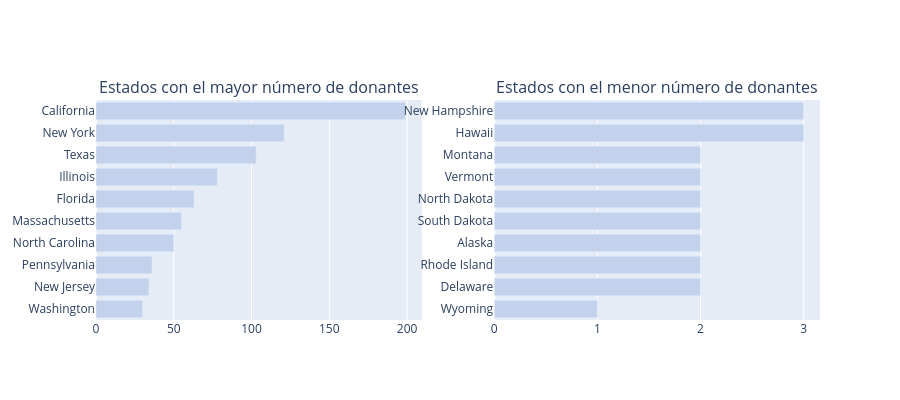

The notebook cell saved with this chart:
### Code cell
def bar_hor(df, col, title, color, w=None, h=None, lm=0, limit=100, return_trace=False, rev=False):
    cnt_srs = df[col].value_counts()
    yy = cnt_srs.head(limit).index[::-1] 
    xx = cnt_srs.head(limit).values[::-1] 
    if rev:
        yy = cnt_srs.tail(limit).index[::-1] 
        xx = cnt_srs.tail(limit).values[::-1] 
        
    
    trace = go.Bar(y=yy, x=xx, orientation='h', marker=dict(color=color))
    if return_trace:
        return trace 
    layout = dict(title=title, margin=dict(l=lm), width=w, height=h)
    data = [trace]
    fig = go.Figure(data=data, layout=layout)
    iplot(fig)

def bar_hor_noagg(x, y, title, color, w=None, h=None, lm=0, limit=100, rt=False):
    trace = go.Bar(y=x, x=y, orientation='h', marker=dict(color=color))
    if rt:
        return trace
    layout = dict(title=title, margin=dict(l=lm), width=w, height=h)
    data = [trace]
    fig = go.Figure(data=data, layout=layout)
    iplot(fig)


def bar_ver_noagg(x, y, title, color, w=None, h=None, lm=0, rt=False):
    trace = go.Bar(y=y, x=x, marker=dict(color=color))
    if rt:
        return trace
    layout = dict(title=title, margin=dict(l=lm), width=w, height=h)
    data = [trace]
    fig = go.Figure(data=data, layout=layout)
    iplot(fig)

    
trace1 = bar_hor(donors_df, 'Donor City', "Principales ciudades con el mayor número de donantes", '#c2d2ed', 500, 400, 200, limit=10, return_trace=True)
trace2 = bar_hor(donors_df, 'Donor State', "Principales estados con el mayor número de donantes", '#c2d2ed', 500, 400, 200, limit=10, return_trace=True)
trace4 = bar_hor(donors_df, 'Donor State', "Principales estados con el menor número de donantes", '#c2d2ed', 600, 400, 200, limit=10, return_trace=True, rev=True)


fig = tools.make_subplots(
    rows=1,
    cols=2,
    print_grid=False,
    subplot_titles=[
        'Estados con el mayor número de donantes',
        'Estados con el menor número de donantes'
    ]
)

# fig = tools.make_subplots(rows=2, cols=2, specs=[[{}, {}], [{'colspan': 2}, None]],
#                           print_grid=False,
#                           subplot_titles=['Estados con el mayor número de donantes',
#                                           'Estados con el menor número de donantes',
#                                           'Ciudades con el mayor número de donantes'])

fig.append_trace(trace2, 1, 1)
fig.append_trace(trace4, 1, 2)
# fig.append_trace(trace1, 2, 1)

fig['layout'].update(height=400, showlegend=False)
iplot(fig)

### Figure 1 — Plotly figure (JSON) as saved in the notebook; plotly's stock layout.template omitted (floating-point values rounded to 4 significant figures)
{"data": [{"marker": {"color": "#c2d2ed"}, "orientation": "h", "type": "bar", "x": [30, 34, 36, 50, 55, 63, 78, 103, 121, 199], "xaxis": "x", "y": ["Washington", "New Jersey", "Pennsylvania", "North Carolina", "Massachusetts", "Florida", "Illinois", "Texas", "New York", "California"], "yaxis": "y"}, {"marker": {"color": "#c2d2ed"}, "orientation": "h", "type": "bar", "x": [1, 2, 2, 2, 2, 2, 2, 2, 3, 3], "xaxis": "x2", "y": ["Wyoming", "Delaware", "Rhode Island", "Alaska", "South Dakota", "North Dakota", "Vermont", "Montana", "Hawaii", "New Hampshire"], "yaxis": "y2"}], "layout": {"annotations": [{"font": {"size": 16}, "showarrow": false, "text": "Estados con el mayor número de donantes", "x": 0.225, "xanchor": "center", "xref": "paper", "y": 1, "yanchor": "bottom", "yref": "paper"}, {"font": {"size": 16}, "showarrow": false, "text": "Estados con el menor número de donantes", "x": 0.775, "xanchor": "center", "xref": "paper", "y": 1, "yanchor": "bottom", "yref": "paper"}], "height": 400, "showlegend": false, "xaxis": {"anchor": "y", "domain": [0, 0.45]}, "xaxis2": {"anchor": "y2", "domain": [0.55, 1]}, "yaxis": {"anchor": "x", "domain": [0, 1]}, "yaxis2": {"anchor": "x2", "domain": [0, 1]}}}
